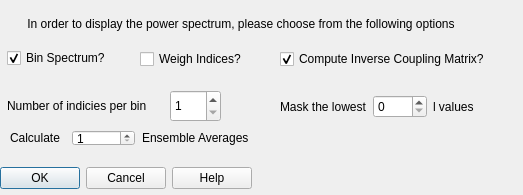
<?xml version="1.0" encoding="UTF-8"?>
<ui version="4.0">
 <class>spectrumDialog</class>
 <widget class="QDialog" name="spectrumDialog">
  <property name="geometry">
   <rect>
    <x>0</x>
    <y>0</y>
    <width>523</width>
    <height>195</height>
   </rect>
  </property>
  <property name="minimumSize">
   <size>
    <width>500</width>
    <height>160</height>
   </size>
  </property>
  <property name="windowTitle">
   <string>Dialog</string>
  </property>
  <widget class="QLabel" name="title">
   <property name="geometry">
    <rect>
     <x>16</x>
     <y>6</y>
     <width>450</width>
     <height>36</height>
    </rect>
   </property>
   <property name="minimumSize">
    <size>
     <width>450</width>
     <height>30</height>
    </size>
   </property>
   <property name="text">
    <string>In order to display the power spectrum, please choose from the following options</string>
   </property>
   <property name="alignment">
    <set>Qt::AlignCenter</set>
   </property>
   <property name="wordWrap">
    <bool>true</bool>
   </property>
  </widget>
  <widget class="QLabel" name="maskLabel_2">
   <property name="geometry">
    <rect>
     <x>10</x>
     <y>130</y>
     <width>97</width>
     <height>16</height>
    </rect>
   </property>
   <property name="text">
    <string>Calculate </string>
   </property>
  </widget>
  <widget class="QLabel" name="maskUnits_2">
   <property name="geometry">
    <rect>
     <x>142</x>
     <y>130</y>
     <width>121</width>
     <height>16</height>
    </rect>
   </property>
   <property name="text">
    <string>Ensemble Averages</string>
   </property>
  </widget>
  <widget class="QSpinBox" name="ensembleIter">
   <property name="geometry">
    <rect>
     <x>72</x>
     <y>130</y>
     <width>63</width>
     <height>16</height>
    </rect>
   </property>
   <property name="minimum">
    <number>1</number>
   </property>
  </widget>
  <widget class="QWidget" name="layoutWidget">
   <property name="geometry">
    <rect>
     <x>0</x>
     <y>160</y>
     <width>312</width>
     <height>36</height>
    </rect>
   </property>
   <layout class="QHBoxLayout" name="horizontalLayout_3">
    <item>
     <widget class="QDialogButtonBox" name="buttonBox">
      <property name="minimumSize">
       <size>
        <width>240</width>
        <height>30</height>
       </size>
      </property>
      <property name="orientation">
       <enum>Qt::Horizontal</enum>
      </property>
      <property name="standardButtons">
       <set>QDialogButtonBox::Cancel|QDialogButtonBox::Help|QDialogButtonBox::Ok</set>
      </property>
     </widget>
    </item>
    <item>
     <spacer name="horizontalSpacer">
      <property name="orientation">
       <enum>Qt::Horizontal</enum>
      </property>
      <property name="sizeHint" stdset="0">
       <size>
        <width>40</width>
        <height>20</height>
       </size>
      </property>
     </spacer>
    </item>
   </layout>
  </widget>
  <widget class="QCheckBox" name="binCheckBox">
   <property name="geometry">
    <rect>
     <x>7</x>
     <y>49</y>
     <width>216</width>
     <height>18</height>
    </rect>
   </property>
   <property name="text">
    <string>Bin Spectrum?</string>
   </property>
   <property name="checked">
    <bool>true</bool>
   </property>
  </widget>
  <widget class="QCheckBox" name="inverseCheckBox">
   <property name="geometry">
    <rect>
     <x>280</x>
     <y>50</y>
     <width>236</width>
     <height>18</height>
    </rect>
   </property>
   <property name="text">
    <string>Compute Inverse Coupling Matrix?</string>
   </property>
   <property name="checked">
    <bool>true</bool>
   </property>
  </widget>
  <widget class="QWidget" name="layoutWidget">
   <property name="geometry">
    <rect>
     <x>280</x>
     <y>90</y>
     <width>206</width>
     <height>34</height>
    </rect>
   </property>
   <layout class="QHBoxLayout" name="horizontalLayout">
    <item>
     <widget class="QLabel" name="maskLabel">
      <property name="text">
       <string>Mask the lowest</string>
      </property>
     </widget>
    </item>
    <item>
     <widget class="QSpinBox" name="maskSpinBox"/>
    </item>
    <item>
     <widget class="QLabel" name="maskUnits">
      <property name="text">
       <string>l values</string>
      </property>
     </widget>
    </item>
   </layout>
  </widget>
  <widget class="QCheckBox" name="weightCheckBox">
   <property name="geometry">
    <rect>
     <x>140</x>
     <y>50</y>
     <width>121</width>
     <height>18</height>
    </rect>
   </property>
   <property name="text">
    <string>Weigh Indices?</string>
   </property>
  </widget>
  <widget class="QSpinBox" name="countSpinBox">
   <property name="geometry">
    <rect>
     <x>170</x>
     <y>90</y>
     <width>51</width>
     <height>32</height>
    </rect>
   </property>
   <property name="minimum">
    <number>1</number>
   </property>
   <property name="value">
    <number>1</number>
   </property>
  </widget>
  <widget class="QLabel" name="countLabel">
   <property name="geometry">
    <rect>
     <x>7</x>
     <y>90</y>
     <width>157</width>
     <height>32</height>
    </rect>
   </property>
   <property name="text">
    <string>Number of indicies per bin</string>
   </property>
  </widget>
 </widget>
 <resources/>
 <connections>
  <connection>
   <sender>buttonBox</sender>
   <signal>accepted()</signal>
   <receiver>spectrumDialog</receiver>
   <slot>accept()</slot>
   <hints>
    <hint type="sourcelabel">
     <x>248</x>
     <y>254</y>
    </hint>
    <hint type="destinationlabel">
     <x>157</x>
     <y>274</y>
    </hint>
   </hints>
  </connection>
  <connection>
   <sender>buttonBox</sender>
   <signal>rejected()</signal>
   <receiver>spectrumDialog</receiver>
   <slot>reject()</slot>
   <hints>
    <hint type="sourcelabel">
     <x>316</x>
     <y>260</y>
    </hint>
    <hint type="destinationlabel">
     <x>286</x>
     <y>274</y>
    </hint>
   </hints>
  </connection>
 </connections>
</ui>
